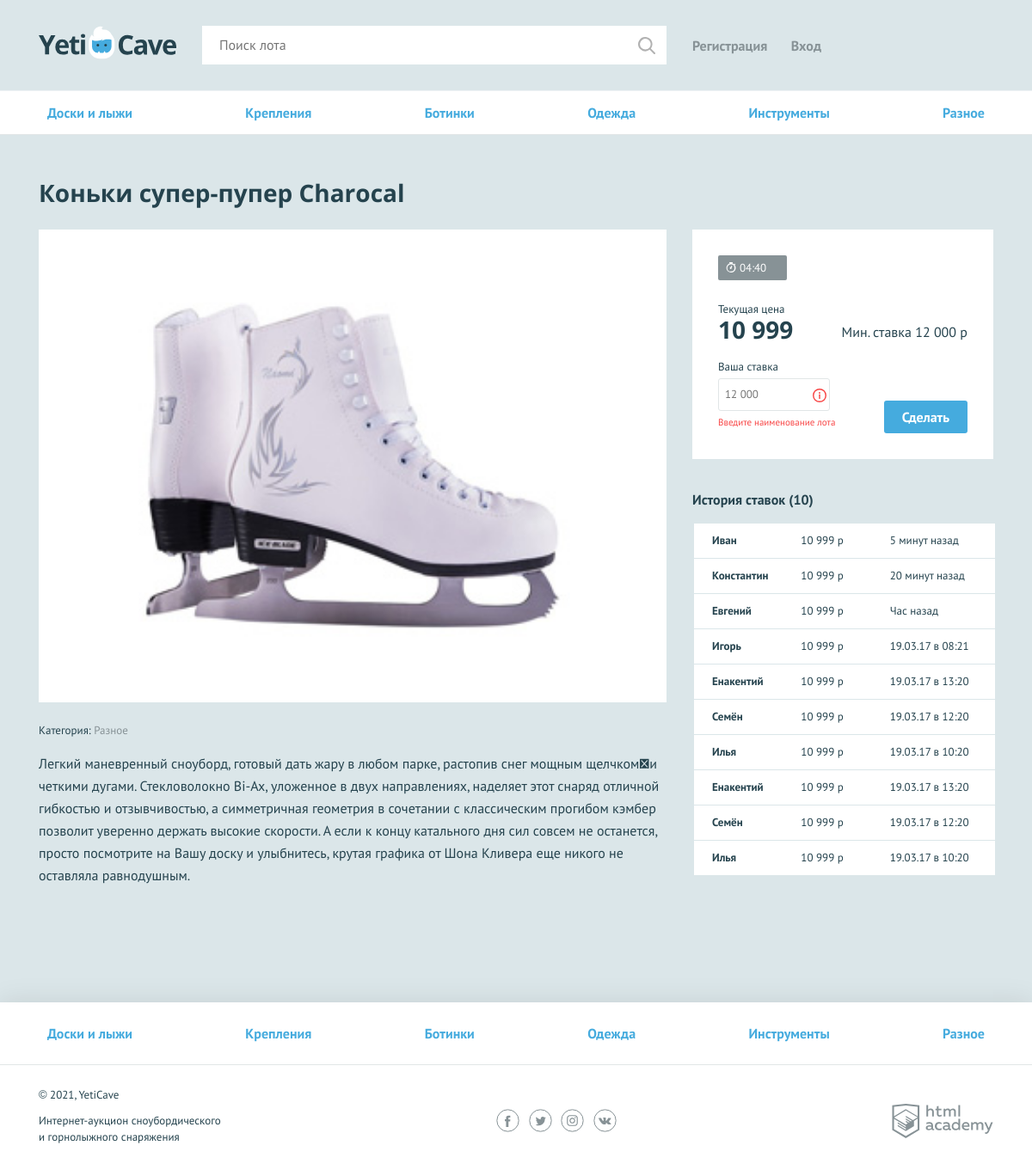
The app's page /lot/7 with its own data.
### tables this page shows
CREATE TABLE `categorys` (
  `id` int(11) NOT NULL,
  `name` varchar(100) NOT NULL DEFAULT '-',
  `code` varchar(30) NOT NULL DEFAULT '-'
);

CREATE TABLE `lotes` (
  `id` int(11) NOT NULL,
  `id_parent` int(11) NOT NULL DEFAULT '-1',
  `name` varchar(255) NOT NULL DEFAULT '-',
  `cat` int(2) NOT NULL DEFAULT '5',
  `text` text,
  `begin_cost` int(11) NOT NULL DEFAULT '0',
  `cost` int(11) NOT NULL DEFAULT '0',
  `img` varchar(255) NOT NULL DEFAULT '#',
  `date_end` datetime NOT NULL
);

### helpers.php (called while the page is built, shortened)
<?php
function include_template($name, array $data = []) {
    $name = 'templates/' . $name;
    extract($data);
    require $name;
    $result = ob_get_clean();
    return $result;
}

### libs/class_DB.php (called while the page is built, shortened)
<?php
class DB {
    static public $mysqli = array();
    static public $connect = array();
    static public function _($key = 0) {
        if(!isset(self::$mysqli[$key])) {
            if(!isset(self::$connect['local'])) {
                self::$connect['local'] = Core::$DB_LOCAL;
            }
            if(!isset(self::$connect['login'])) {
                self::$connect['login'] = Core::$DB_LOGIN;
            }
            if(!isset(self::$connect['pass'])) {
                self::$connect['pass'] = Core::$DB_PASS;
            }
            if(!isset(self::$connect['name'])) {
                self::$connect['name'] = Core::$DB_NAME;
            }
            self::$mysqli[$key] = @new mysqli(self::$connect['local'], self::$connect['login'], self::$connect['pass'], self::$connect['name']);
        }
        return(self::$mysqli[$key]);
    }
}

### libs/default.php (called while the page is built, shortened)
<?php
function format_time_lost($data_end) {
    $datetime1 = strtotime($data_end);
    $datetime2 = strtotime(date('Y-m-d H:i:s'));
    $interval = $datetime1 - $datetime2;
    $hour = floor($interval / 3600);
    $min  = floor(($interval - $hour * 3600) / 60);
    return [$hour, $min];
}
function q($query, $key = 0) {
    $res = DB::_($key)->query($query);
    if($res === false) {
        $info = debug_backtrace();
        echo '<div style="margin-top: 300px">';
        echo 'ЗАПРОС: '.$query.'<br>'.DB::_($key)->error.'<br><hr>';
        wtf($info, 1);
        echo 'ФАЙЛ - '.$info[0]['file'].'<br>СТРОКА - '.$info[0]['line'];
        echo '</div>';
        $error = 'Ошибка в запросе: '.date('Y-m-d h:i:s')."\n".$query."\n\n".'ФАЙЛ - '.$info[0]['file']."\n".'СТРОКА - '.$info[0]['line']."\n".'=======================================================';
        file_put_contents('./logs/query_errors.txt', $error."\n\n", FILE_APPEND);
        $_SESSION['errors'][] = 'ошибка в запросе';
        return false;
    } else {
        return $res;
    }
}
function out_secur($var) {
    if(!is_array($var)) {
        $var = htmlspecialchars($var);
    } else {
        $var = array_map('out_secur', $var);
    }
    return $var;
}

### templates/listCats.php (the view)
<ul class="nav__list container">
<?php foreach($cats as $v): ?>
    <li class="nav__item">
        <a href="all-lots.html"><?=$v['name']?></a>
    </li>
<?php endforeach; ?>
</ul>

### templates/layout.php (shortened to what this page needs)
<!DOCTYPE html>
<html lang="ru">
<head>
    <link href="../css/normalize.min.css" rel="stylesheet">
    <link href="../css/style.css" rel="stylesheet">
    <link href="../css/flatpickr.min.css" rel="stylesheet">
</head>
<body>
<div class="page-wrapper">
    <header class="main-header">
        <div class="main-header__container container">
            <a class="main-header__logo" href="/">
                <img src="../img/logo.svg" width="160" height="39" alt="Логотип компании YetiCave">
            </a>
            <form class="main-header__search" method="get" action="/search" autocomplete="off">
                <input type="search" value="<?=@$_GET['search']?>" name="search" placeholder="Поиск лота">
                <input class="main-header__search-btn" type="submit" name="find" value="Найти">
            </form>
            <nav class="user-menu">
                <?php if($is_auth === 1) { ?>
                    <div class="user-menu__logged">
                        <p><?=$user_name?></p>
                        <a class="user-menu__bets" href="pages/my-bets.html">Мои ставки</a>
                        <a class="user-menu__logout" href="logout">Выход</a>
                    </div>
                <?php } else { ?>
                    <ul class="user-menu__list">
                        <li class="user-menu__item">
                            <a href="sign-up">Регистрация</a>
                        </li>
                        <li class="user-menu__item">
                            <a href="login">Вход</a>
                        </li>
                    </ul>
                <?php } ?>
            </nav>
        </div>
    </header>
<?=include_template($content.'.php', ['cats'=>$cats, 'two_cats'=>$two_cats])?>
</div>
<footer class="main-footer">
    <nav class="nav">
        <ul class="nav__list container">
            <?php foreach($cats as $v) : ?>
                <li class="nav__item">
                    <a href="pages/all-lots.html"><?=out_secur($v['name'])?></a>
                </li>
            <?php endforeach; ?>
        </ul>
    </nav>
    <div class="main-footer__bottom container">
        <div class="main-footer__copyright">
            <p>© <?=date('Y')?>, YetiCave</p>
            <p>Интернет-аукцион сноубордического и горнолыжного снаряжения</p>
        </div>
        <div class="main-footer__social social">
            <a class="social__link social__link--facebook" href="#">
            </a>
            <a class="social__link social__link--twitter" href="#">
            </a>
            <a class="social__link social__link--instagram" href="#">
            </a>
            <a class="social__link social__link--vkontakte" href="#">
            </a>
        </div>
        <div class="main-footer__developed-by">
            <a class="logo-academy" href="https://htmlacademy.ru/intensive/php">
            </a>
        </div>
    </div>
</footer>
</body>
</html>

### templates/lot.php
<?php
$end_time = format_time_lost($two_cats['date_end']);
$end_time[0] = str_pad($end_time[0], 2, "0", STR_PAD_LEFT);
$end_time[1] = str_pad($end_time[1], 2, "0", STR_PAD_LEFT);
?>
<div class="page-wrapper">
  <main>
    <nav class="nav">
        <?=include_template('listCats.php', ['cats'=>$cats])?>
    </nav>
    <section class="lot-item container">
      <h2><?=$two_cats['name']?></h2>
      <div class="lot-item__content">
        <div class="lot-item__left">
          <div class="lot-item__image">
            <img src="../<?=$two_cats['img']?>" width="730" height="548" alt="<?=$two_cats['name']?>">
          </div>
          <p class="lot-item__category">Категория: <span><?=$two_cats['CAT_NAME']?></span></p>
          <p class="lot-item__description">Легкий маневренный сноуборд, готовый дать жару в любом парке, растопив
            снег
            мощным щелчкоми четкими дугами. Стекловолокно Bi-Ax, уложенное в двух направлениях, наделяет этот
            снаряд
            отличной гибкостью и отзывчивостью, а симметричная геометрия в сочетании с классическим прогибом
            кэмбер
            позволит уверенно держать высокие скорости. А если к концу катального дня сил совсем не останется,
            просто
            посмотрите на Вашу доску и улыбнитесь, крутая графика от Шона Кливера еще никого не оставляла
            равнодушным.</p>
        </div>
        <div class="lot-item__right">
          <div class="lot-item__state">
            <div class="lot-item__timer timer <?php if((int)$end_time[0] < 1) { echo 'timer--finishing'; } ?>">
                <?php if((int)$end_time[0] < 24) { ?>
                <?=$end_time[0].':'.$end_time[1]?>
                <?php } else { ?>
                > <?=floor($end_time[0]/24)?> сут.
                <?php } ?>
            </div>
            <div class="lot-item__cost-state">
              <div class="lot-item__rate">
                <span class="lot-item__amount">Текущая цена</span>
                <span class="lot-item__cost">10 999</span>
              </div>
              <div class="lot-item__min-cost">
Мин. ставка <span>12 000 р</span>
              </div>
            </div>
            <form class="lot-item__form" action="https://echo.htmlacademy.ru" method="post" autocomplete="off">
              <p class="lot-item__form-item form__item form__item--invalid">
                <label for="cost">Ваша ставка</label>
                <input id="cost" type="text" name="cost" placeholder="12 000">
                <span class="form__error">Введите наименование лота</span>
              </p>
              <button type="submit" class="button">Сделать ставку</button>
            </form>
          </div>
          <div class="history">
            <h3>История ставок (<span>10</span>)</h3>
            <table class="history__list">
              <tr class="history__item">
                <td class="history__name">Иван</td>
                <td class="history__price">10 999 р</td>
                <td class="history__time">5 минут назад</td>
              </tr>
              <tr class="history__item">
                <td class="history__name">Константин</td>
                <td class="history__price">10 999 р</td>
                <td class="history__time">20 минут назад</td>
              </tr>
              <tr class="history__item">
                <td class="history__name">Евгений</td>
                <td class="history__price">10 999 р</td>
                <td class="history__time">Час назад</td>
              </tr>
              <tr class="history__item">
                <td class="history__name">Игорь</td>
                <td class="history__price">10 999 р</td>
                <td class="history__time">19.03.17 в 08:21</td>
              </tr>
              <tr class="history__item">
                <td class="history__name">Енакентий</td>
                <td class="history__price">10 999 р</td>
                <td class="history__time">19.03.17 в 13:20</td>
              </tr>
              <tr class="history__item">
                <td class="history__name">Семён</td>
                <td class="history__price">10 999 р</td>
                <td class="history__time">19.03.17 в 12:20</td>
              </tr>
              <tr class="history__item">
                <td class="history__name">Илья</td>
                <td class="history__price">10 999 р</td>
                <td class="history__time">19.03.17 в 10:20</td>
              </tr>
              <tr class="history__item">
                <td class="history__name">Енакентий</td>
                <td class="history__price">10 999 р</td>
                <td class="history__time">19.03.17 в 13:20</td>
              </tr>
              <tr class="history__item">
                <td class="history__name">Семён</td>
                <td class="history__price">10 999 р</td>
                <td class="history__time">19.03.17 в 12:20</td>
              </tr>
              <tr class="history__item">
                <td class="history__name">Илья</td>
                <td class="history__price">10 999 р</td>
                <td class="history__time">19.03.17 в 10:20</td>
              </tr>
            </table>
          </div>
        </div>
      </div>
    </section>
  </main>
</div>

### records on screen
categorys: name "Доски и лыжи"
categorys: name "Крепления"
categorys: name "Ботинки"
categorys: name "Одежда"
categorys: name "Инструменты"
categorys: name "Разное"
lotes: name "Коньки супер-пупер Charocal", img (picture), categorys.name "Разное"

### other values on screen
$end_time[0] "04"
$end_time[1] "40"
